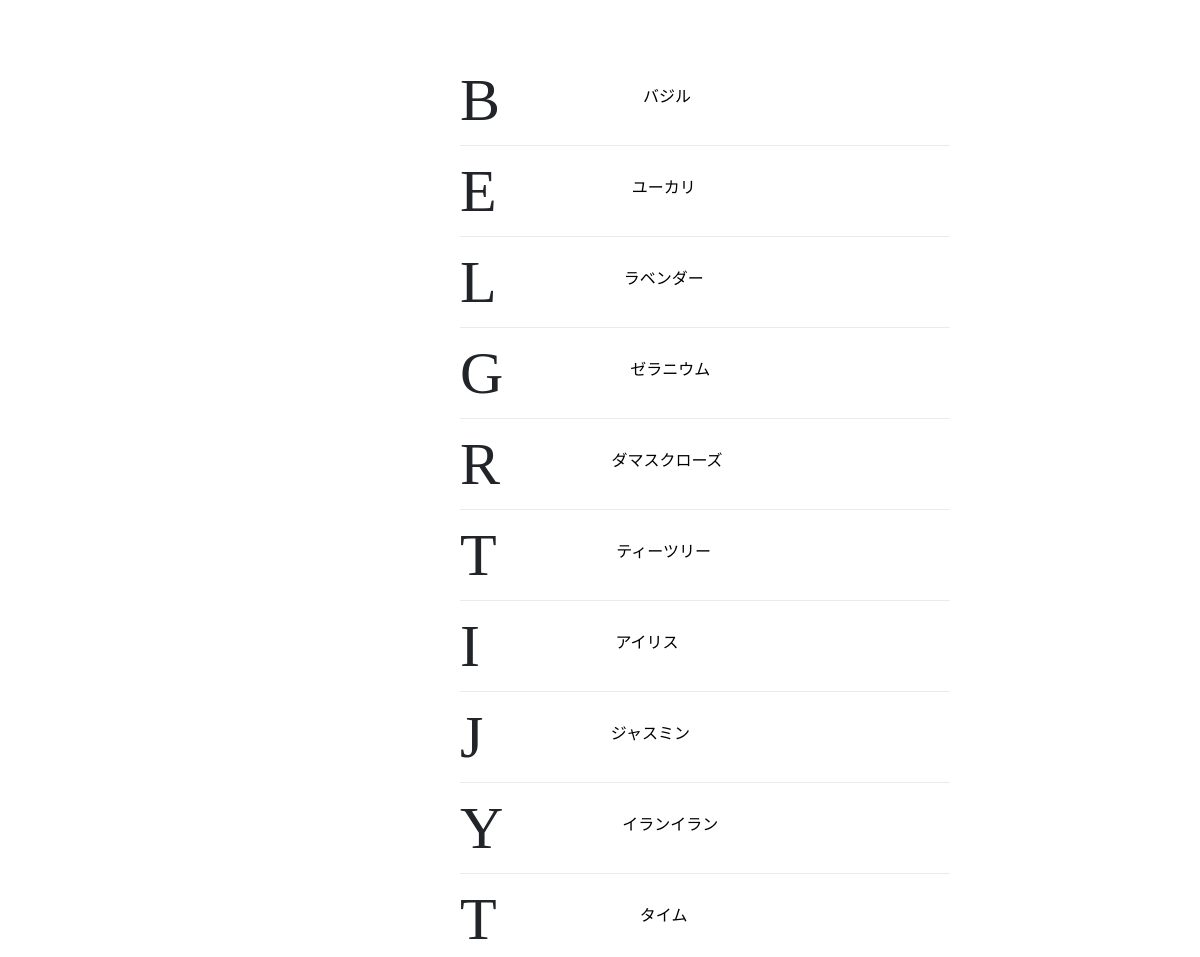
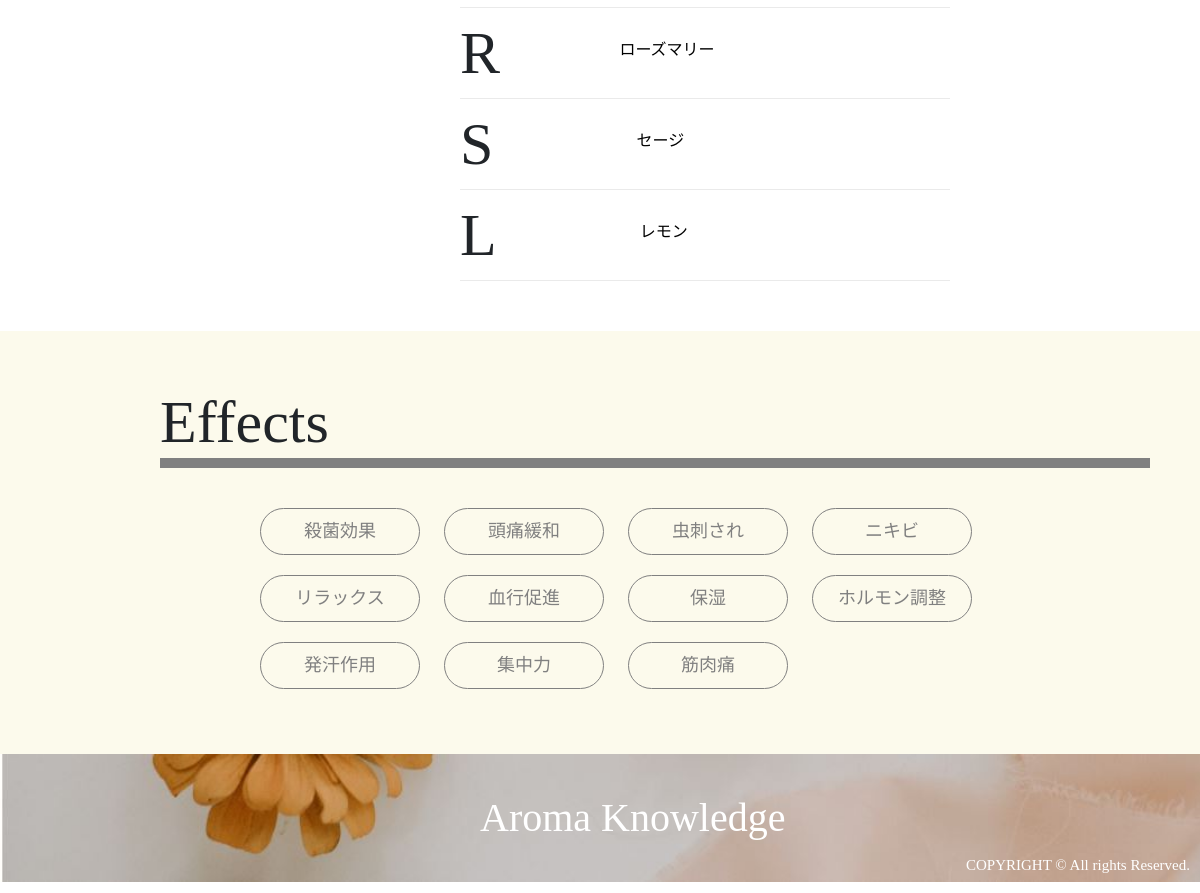
Page /search_oils.php (lower part) on the earlier database version (2 pictures, top to bottom).
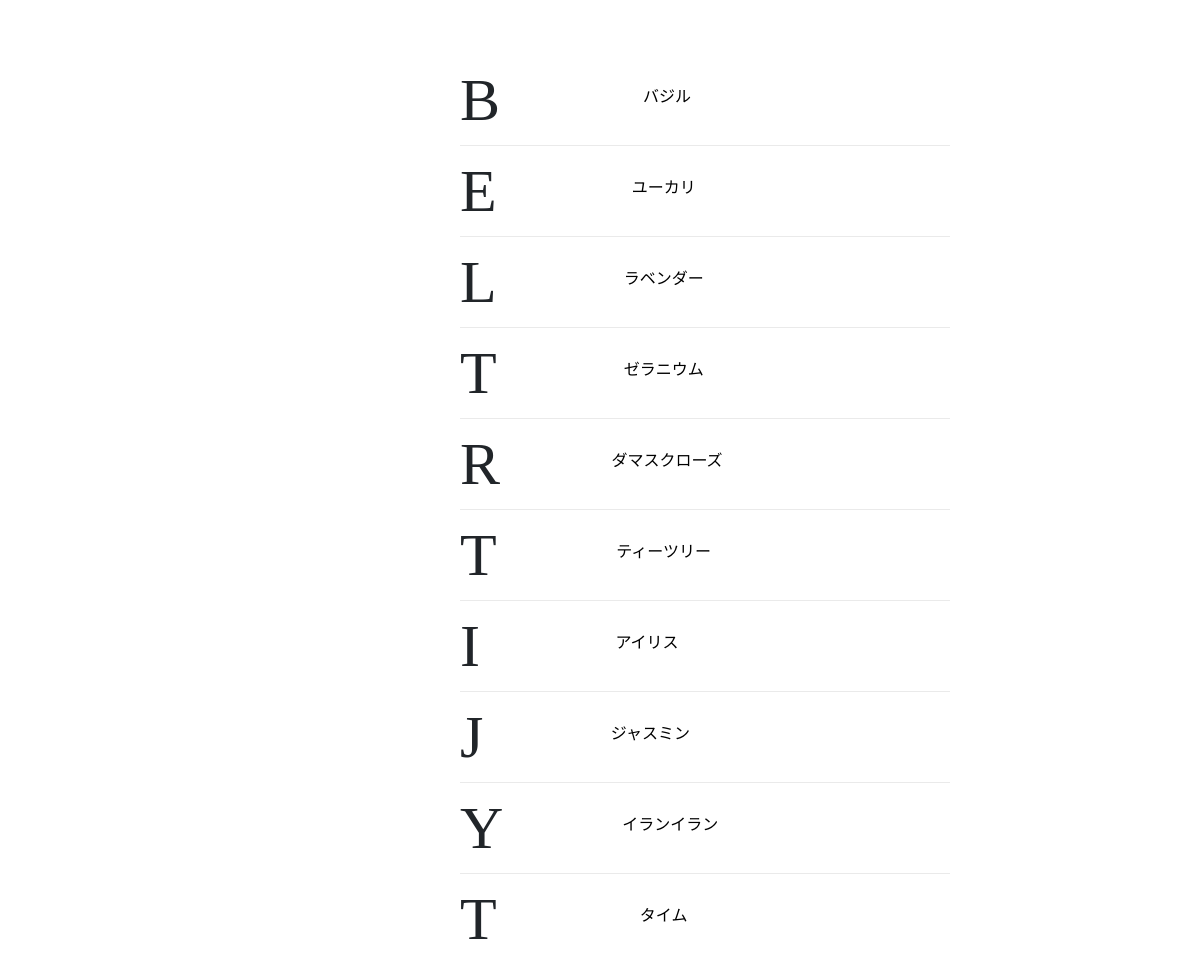
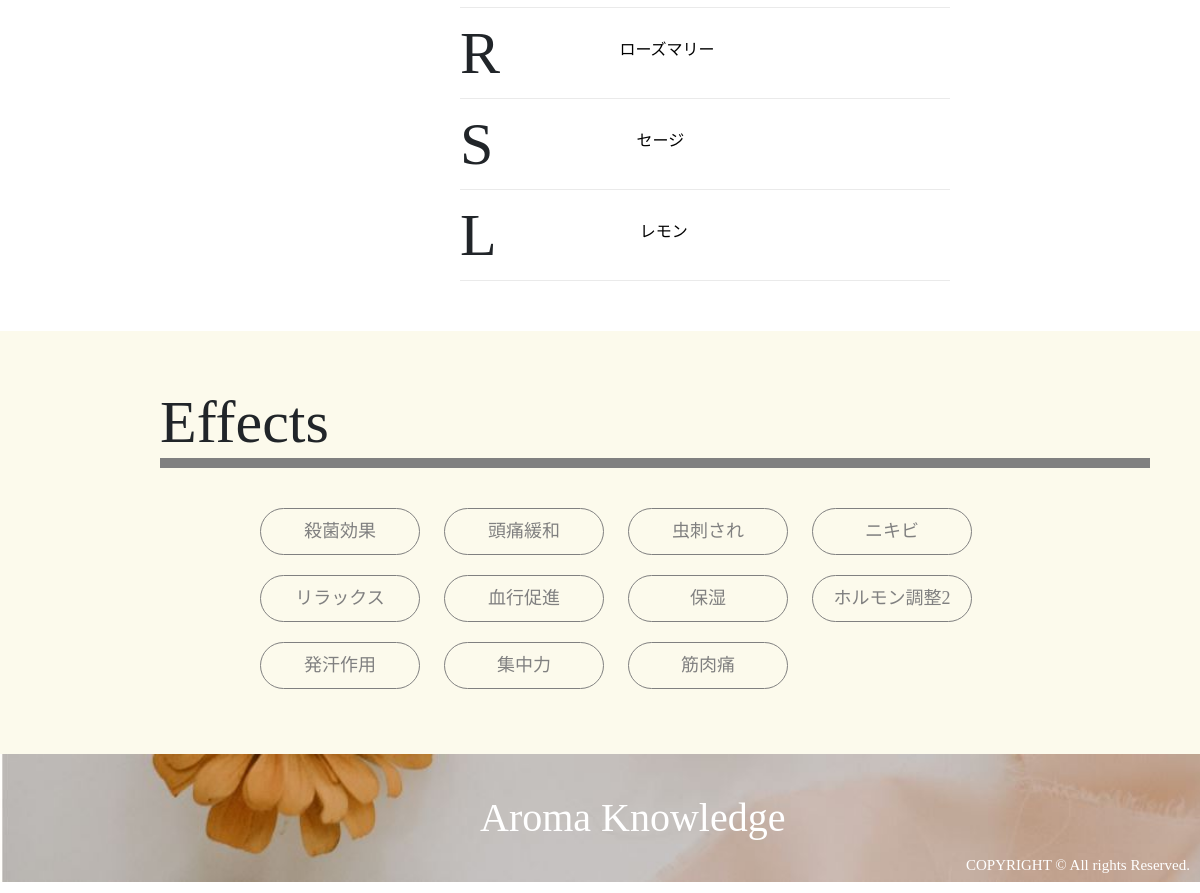
Same page on the later database version (2 pictures, top to bottom).
### tables this page shows
CREATE TABLE `essential_oils` (
  `id` int(11) NOT NULL AUTO_INCREMENT,
  `name` varchar(255) NOT NULL,
  `scientific_name` varchar(255) NOT NULL,
  `plant_name` varchar(255) NOT NULL,
  `extraction` varchar(255) NOT NULL,
  `aroma` varchar(255) NOT NULL,
  `caution` varchar(255) NOT NULL,
  `english_name` varchar(255) NOT NULL,
  `user_id` int(11) NOT NULL,
  `image` varchar(255) NOT NULL,
  `created_at` timestamp NOT NULL DEFAULT CURRENT_TIMESTAMP,
  PRIMARY KEY (`id`),
  UNIQUE KEY `name` (`name`),
  KEY `user_id` (`user_id`),
  CONSTRAINT `essential_oils_ibfk_1` FOREIGN KEY (`user_id`) REFERENCES `users` (`id`) ON DELETE CASCADE ON UPDATE CASCADE
);

CREATE TABLE `effects` (
  `id` int(11) NOT NULL AUTO_INCREMENT,
  `effect` varchar(255) NOT NULL,
  `content` varchar(255) NOT NULL,
  `caution` varchar(255) NOT NULL,
  `user_id` int(11) NOT NULL,
  `created_at` timestamp NOT NULL DEFAULT CURRENT_TIMESTAMP,
  PRIMARY KEY (`id`),
  UNIQUE KEY `effect` (`effect`),
  KEY `user_id` (`user_id`),
  CONSTRAINT `effects_ibfk_1` FOREIGN KEY (`user_id`) REFERENCES `users` (`id`) ON DELETE CASCADE ON UPDATE CASCADE
);

### DAOs/OilDAO.php (called while the page is built, shortened)
<?php
    class OilDAO extends DAO{
        public static function search($keyword){
             try{
                $pdo = self::get_connection();
                $stmt = $pdo->prepare('SELECT * FROM essential_oils WHERE name LIKE :name');
                $stmt->bindValue(':name', '%' . $keyword . '%', PDO::PARAM_STR);
                $stmt->execute();
                $stmt->setFetchMode(PDO::FETCH_CLASS|PDO::FETCH_PROPS_LATE, 'Oil');
                $oils = $stmt->fetchAll();
            }catch(PDOException $e){
            }finally{
                self::close_connection($pdo, $stmt);
            }
            return $oils;
        }
    }

### DAOs/EffectDAO.php (called while the page is built, shortened)
<?php
    class EffectDAO extends DAO{
        public static function get_all_effects(){
            try{
                $pdo = self::get_connection();
                $stmt = $pdo->query('SELECT * FROM effects');
                $stmt->setFetchMode(PDO::FETCH_CLASS|PDO::FETCH_PROPS_LATE, 'Effect');
                $effects = $stmt->fetchAll();
            }catch(PDOException $e){
            }finally{
                self::close_connection($pdo, $stmt);
            }
            return $effects;
        }
    }

### views/index_view.php (the view, shortened to what this page needs)
<!DOCTYPE html>
<html lang="ja">
    <head>
        <link rel="stylesheet" href="https://stackpath.bootstrapcdn.com/bootstrap/4.3.1/css/bootstrap.min.css">
        <link rel="stylesheet" href="css/style.css">
        <link rel="stylesheet" href="css/style2.css">
    </head>
    <body>
        <div class="essential_oils">
            <form class="SearchOil" action="search_oils.php">
                <?php if($flash_message_ForOil !== null): ?>
                <br>
                <?php endif; ?>
            </form>
            <div class="EoilContent">
                <?php $pre_letter = ''; ?>
                <?php $count = 1; ?>
                <?php foreach($oils as $oil): ?>
                    <?php $letter = strtoupper(substr($oil->english_name, 0,1)); ?>
                    <?php if($letter !== $pre_letter): ?>
                        <?php if($count !== 1): ?>
                        </div>
                    </div>
                            <?php $count = 1; ?>
                        <?php endif; ?>
                    <div class="oil">
                        <p1><?= $letter ?></p1>
                        <div class="oil_elements">
                    <?php endif; ?>
                    <?php $pre_letter = $letter; ?>
                    <?php $count++; ?>
                    <div class="oilset">
                        <a href="oil_detail.php?id=<?= $oil->id ?>"><img src="<?= 'upload/' . $oil->image?>"  class="OilPic" alt="Oil"></a>
                        <a href="oil_detail.php?id=<?= $oil->id ?>" class="OilName"><?= $oil->name ?></a>
                    </div>
                <?php endforeach; ?>
                </div>
            </div>
        </div>
        </div>
        <div class="wrapper">
            <div class="effects">
            <h2 class="title">Effects</h2>
                <div class="EffectContent">
                <?php foreach($effects as $effect): ?>
                    <a href="effect_detail.php?id=<?= $effect->id ?>" class="EffectBtn"><?= $effect->effect ?></a>
                <?php endforeach; ?>
                </div>
            </div>
        </div>
        <div class="footer" style="background-image:url(images/footer.jpg)">
            <h1 class="logo">Aroma Knowledge</h1>
            <p class="copylight">COPYRIGHT © All rights Reserved.</p>
        </div>
    </body>
</html>

Differences in the rows shown:
changed essential_oils "ゼラニウム": english_name "G" → "T"
changed effects: effect "ホルモン調整" → "ホルモン調整2"
